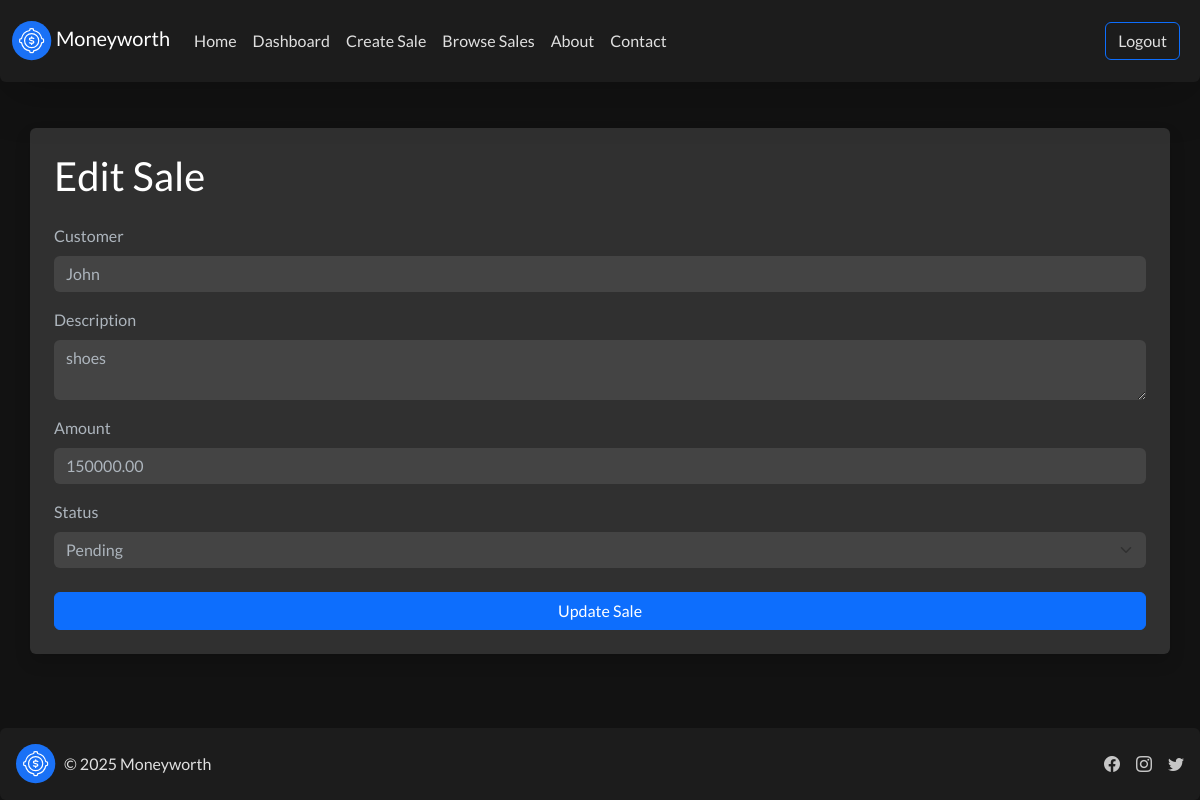
/sales/update/1/ (signed in), run on the app's committed database.
### core/models.py (models this page shows, shortened)
class Sale(models.Model):
    STATUS_CHOICES = [
        ('active', 'Active'),
        ('pending', 'Pending'),
        ('completed', 'Completed'),
    ]
    customer = models.CharField(max_length=200)
    description = models.TextField()
    amount = models.DecimalField(max_digits=10, decimal_places=2)
    created_at = models.DateTimeField(auto_now_add=True)
    seller = models.ForeignKey(settings.AUTH_USER_MODEL, on_delete=models.CASCADE)
    status = models.CharField(max_length=10, choices=STATUS_CHOICES, default='pending')

### core/views.py (the view, shortened to what this page needs)
# urls.py: path('sales/update/<int:sale_id>/',     update,                          name='update_sale'),
@login_required
def update(request, sale_id):
    error = None
    sale = get_object_or_404(Sale, id=sale_id, seller=request.user)
    print("We have errors")
    return render(request, 'core/create_sale.html', {'error': error, 'sale': sale, 'status_choices': Sale.STATUS_CHOICES})

### templates/core/create_sale.html (shortened to what this page needs)
{% extends 'core/base.html' %}
{% load static %}
{% block content %}
<div class="container mt-5 text-light bg-dark p-4 rounded shadow">
  <h2 class="mb-4 text-white">{% if sale %}Edit{% else %}Create{% endif %} Sale</h2>
  <form action="{% if sale %}{% url 'update_sale' sale.id %}{% else %}{% url 'create_sale' %}{% endif %}" method="post">
    <div class="mb-3">
      <label for="customer" class="form-label">Customer</label>
      <input
        type="text"
        class="form-control bg-secondary text-light border-0"
        id="customer"
        name="customer"
        required
        value="{{ sale.customer|default_if_none:'' }}"
        {% if sale %} placeholder = sale.customer.username {% endif %}
      />
    </div>
    <div class="mb-3">
      <label for="description" class="form-label">Description</label>
      <textarea
        class="form-control bg-secondary text-light border-0"
        id="description"
        name="description"
        required
      >{{ sale.description|default_if_none:'' }}</textarea>
    </div>
    <div class="mb-3">
      <label for="amount" class="form-label">Amount</label>
      <input
        type="number"
        min="0"
        class="form-control bg-secondary text-light border-0"
        id="amount"
        name="amount"
        required
        value="{{ sale.amount|default_if_none:'' }}"
      />
    </div>
    <div class="mb-4">
      <label for="status" class="form-label">Status</label>
      <select class="form-select bg-secondary text-light border-0" id="status" name="status" required>
        {% for key, value in status_choices %}
          <option value="{{ key }}" {% if sale and sale.status == key %}selected{% endif %}>{{ value }}</option>
        {% endfor %}
      </select>
    </div>
    <button type="submit" class="btn btn-primary w-100" >
      {% if sale %}Update{% else %}Create{% endif %} Sale
    </button>
  </form>
</div>
{% endblock %}

### templates/core/base.html (style rules this page uses)
body { min-height: 100vh; display: flex; flex-direction: column; background-color: #121212; color: #e0e0e0; }
.btn-primary { background-color: #0d6efd; border-color: #0d6efd; }

### data on the page
Sale: customer "John", description "shoes", amount "150000.00", status "Pending"
